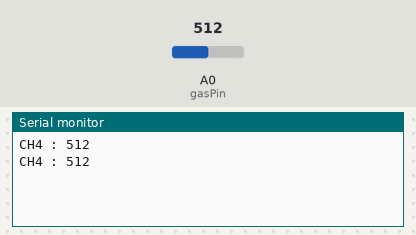
Recording of a sketch running on a simulated Arduino Uno, built with avr-gcc and run on an emulated ATmega328P. On the bench: the last lines printed to the serial monitor. The test bench sets the inputs (shaded band); at power-on: A0 (gasPin) = 512.

Above: at 1.8 s.
1.9 s: A0 (gasPin) set to 716
At 2.8 s:
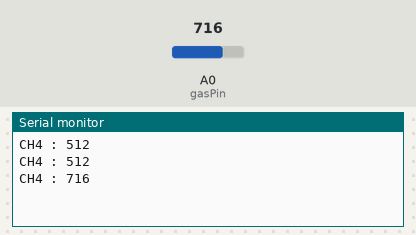
3.4 s: A0 (gasPin) set to 900
At 4.4 s:
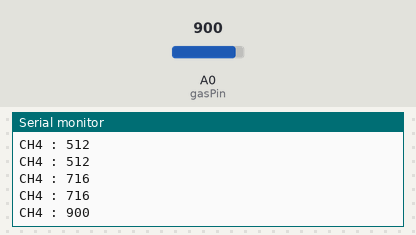
Timing chart, 0 to 6.4 s (numbered marks = the images above; inputs shaded):
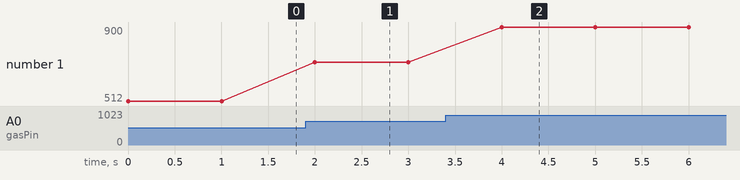

Measured:
- after the input at 1.9 s, the serial monitor: prints a new line after 0.10 s (image 1)
- after the input at 3.4 s, the serial monitor: prints a new line after 0.60 s (image 2)
- plotted number 1: 512 → 716 after the input at 1.9 s, 716 → 900 after the input at 3.4 s

The sketch:

MQ4.ino
```cpp
int gasPin = A0;

void setup() {
  Serial.begin(115200);
}

void loop() {
  int gas = analogRead(gasPin);
  Serial.print("CH4 : ");
  Serial.println(gas);

  delay(1000);

}
```
